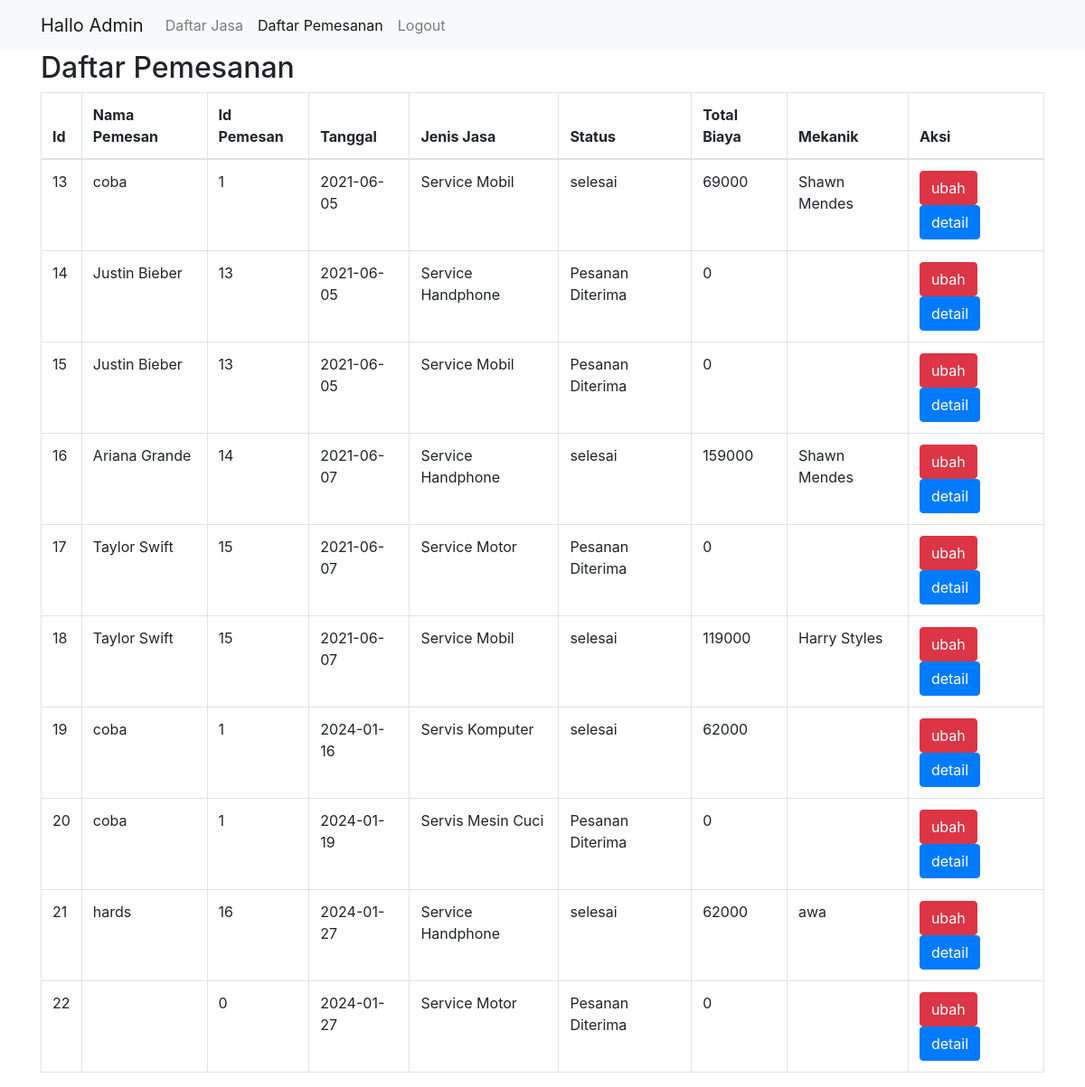
Page /admin/daftarpemesanan.php on the committed database.
### tables this page shows
CREATE TABLE IF NOT EXISTS `pemesanan` (
  `id_pemesanan` int(11) NOT NULL AUTO_INCREMENT,
  `jenis_jasa` varchar(100) NOT NULL,
  `id_user` int(11) NOT NULL,
  `tanggal_pemesanan` date NOT NULL,
  `nama_pemesan` varchar(100) NOT NULL,
  `telepon_pemesan` int(15) NOT NULL,
  `alamat_pemesan` varchar(100) NOT NULL,
  `keluhan_pemesan` varchar(500) NOT NULL,
  `biaya_transport` int(11) NOT NULL,
  `biaya_jasa` int(100) NOT NULL,
  `biaya_tambahan` int(100) NOT NULL,
  `total_biaya` int(100) NOT NULL,
  `keterangan` varchar(1000) NOT NULL,
  `mekanik` varchar(1000) NOT NULL,
  `status_pemesanan` varchar(100) NOT NULL DEFAULT 'Pesanan Diterima',
  PRIMARY KEY (`id_pemesanan`)
);

### admin/daftarpemesanan.php (the view, shortened to what this page needs)
<?php
$koneksi = new mysqli("localhost","root","","erepair");
?>
<!doctype html>
<html lang="en">
  <head>
    <link rel="stylesheet" href="https://maxcdn.bootstrapcdn.com/bootstrap/4.0.0/css/bootstrap.min.css">
  </head>
  <body>
  <nav class="navbar navbar-expand-lg navbar-light bg-light">
    <div class="container">
        <a class="navbar-brand" href="index.php">Hallo Admin</a>
        <div class="collapse navbar-collapse" id="navbarNavAltMarkup">
            <div class="navbar-nav">
                <a class="nav-item nav-link" href="index.php">Daftar Jasa <span class="sr-only">(current)</span></a>
                <a class="nav-item nav-link active" href="#">Daftar Pemesanan</a>
                <a class="nav-item nav-link" href="logoutadmin.php">Logout</a>
            </div>
        </div>
    </div>
    </nav>
    <div class="container con-admin">
    <h2> Daftar Pemesanan</h2>
        <table class="table table-bordered">
            <thead>
                <tr>
                    <th>Id</th>
                    <th>Nama Pemesan</th>
                    <th>Id Pemesan</th>
                    <th>Tanggal</th>
                    <th>Jenis Jasa</th>
                    <th>Status</th>
                    <th>Total Biaya</th>
                    <th>Mekanik</th>
                    <th>Aksi</th>
                </tr>
            </thead>
            <tbody>
                <?php $ambil=$koneksi->query("SELECT * FROM pemesanan");?>
                <?php while($pecah = $ambil->fetch_assoc()){; ?>
                <tr>
                    <td><?php echo $pecah['id_pemesanan']; ?></td>
                    <td><?php echo $pecah['nama_pemesan']; ?></td>
                    <td><?php echo $pecah['id_user']; ?></td>
                    <td><?php echo $pecah['tanggal_pemesanan']; ?></td>
                    <td><?php echo $pecah['jenis_jasa']; ?></td>
                    <td><?php echo $pecah['status_pemesanan']; ?></td>
                    <td><?php echo $pecah['total_biaya']; ?></td>
                    <td><?php echo $pecah['mekanik']; ?></td>
                    <td>
                    <a href="totalbiaya.php?id=<?php echo $pecah['id_pemesanan'];?>" class="btn btn-danger">ubah</a>
                    <a href="detail.php?id=<?php echo $pecah['id_pemesanan'];?>" class="btn btn-primary">detail</a>
                    </td>
                </tr>
                <?php } ?>
            </tbody>
        </table>
        </div>
  </body>
</html>

### rows in the picture
pemesanan: id_pemesanan "13", nama_pemesan "coba", id_user "1", tanggal_pemesanan "2021-06-05", jenis_jasa "Service Mobil", status_pemesanan "selesai", total_biaya "69000", mekanik "Shawn Mendes"
pemesanan: id_pemesanan "14", nama_pemesan "Justin Bieber", id_user "13", tanggal_pemesanan "2021-06-05", jenis_jasa "Service Handphone", status_pemesanan "Pesanan Diterima", total_biaya "0"
pemesanan: id_pemesanan "15", nama_pemesan "Justin Bieber", id_user "13", tanggal_pemesanan "2021-06-05", jenis_jasa "Service Mobil", status_pemesanan "Pesanan Diterima", total_biaya "0"
pemesanan: id_pemesanan "16", nama_pemesan "Ariana Grande", id_user "14", tanggal_pemesanan "2021-06-07", jenis_jasa "Service Handphone", status_pemesanan "selesai", total_biaya "159000", mekanik "Shawn Mendes"
pemesanan: id_pemesanan "17", nama_pemesan "Taylor Swift", id_user "15", tanggal_pemesanan "2021-06-07", jenis_jasa "Service Motor", status_pemesanan "Pesanan Diterima", total_biaya "0"
pemesanan: id_pemesanan "18", nama_pemesan "Taylor Swift", id_user "15", tanggal_pemesanan "2021-06-07", jenis_jasa "Service Mobil", status_pemesanan "selesai", total_biaya "119000", mekanik "Harry Styles"
pemesanan: id_pemesanan "19", nama_pemesan "coba", id_user "1", tanggal_pemesanan "2024-01-16", jenis_jasa "Servis Komputer", status_pemesanan "selesai", total_biaya "62000"
pemesanan: id_pemesanan "20", nama_pemesan "coba", id_user "1", tanggal_pemesanan "2024-01-19", jenis_jasa "Servis Mesin Cuci", status_pemesanan "Pesanan Diterima", total_biaya "0"
pemesanan: id_pemesanan "21", nama_pemesan "hards", id_user "16", tanggal_pemesanan "2024-01-27", jenis_jasa "Service Handphone", status_pemesanan "selesai", total_biaya "62000", mekanik "awa"
pemesanan: id_pemesanan "22", id_user "0", tanggal_pemesanan "2024-01-27", jenis_jasa "Service Motor", status_pemesanan "Pesanan Diterima", total_biaya "0"
